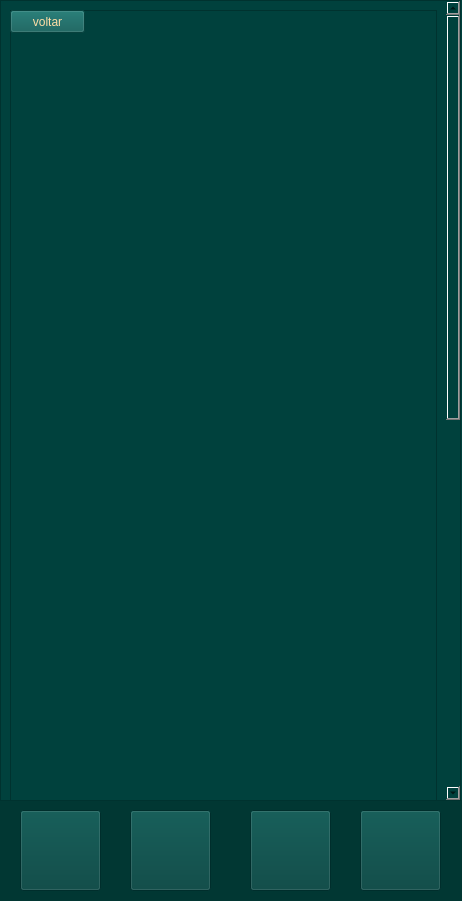
<?xml version="1.0" encoding="UTF-8"?>
<ui version="4.0">
 <class>Form</class>
 <widget class="QWidget" name="Form">
  <property name="geometry">
   <rect>
    <x>0</x>
    <y>0</y>
    <width>462</width>
    <height>901</height>
   </rect>
  </property>
  <property name="minimumSize">
   <size>
    <width>462</width>
    <height>901</height>
   </size>
  </property>
  <property name="maximumSize">
   <size>
    <width>462</width>
    <height>901</height>
   </size>
  </property>
  <property name="windowTitle">
   <string>Form</string>
  </property>
  <property name="styleSheet">
   <string notr="true">background-color: rgb(0, 65, 61);
</string>
  </property>
  <widget class="QLabel" name="label_4">
   <property name="geometry">
    <rect>
     <x>0</x>
     <y>800</y>
     <width>471</width>
     <height>101</height>
    </rect>
   </property>
   <property name="styleSheet">
    <string notr="true">background-color: rgb(1, 55, 51);</string>
   </property>
   <property name="text">
    <string/>
   </property>
  </widget>
  <widget class="QPushButton" name="menu_4">
   <property name="geometry">
    <rect>
     <x>20</x>
     <y>810</y>
     <width>81</width>
     <height>81</height>
    </rect>
   </property>
   <property name="styleSheet">
    <string notr="true">#botaomenu{
border:none;
}</string>
   </property>
   <property name="text">
    <string/>
   </property>
   <property name="icon">
    <iconset>
     <normaloff>fotos/menu.png</normaloff>fotos/menu.png</iconset>
   </property>
   <property name="iconSize">
    <size>
     <width>81</width>
     <height>81</height>
    </size>
   </property>
  </widget>
  <widget class="QPushButton" name="treino">
   <property name="geometry">
    <rect>
     <x>130</x>
     <y>810</y>
     <width>81</width>
     <height>81</height>
    </rect>
   </property>
   <property name="styleSheet">
    <string notr="true">#botaotreino{
border:none;
}</string>
   </property>
   <property name="text">
    <string/>
   </property>
   <property name="icon">
    <iconset>
     <normaloff>fotos/treino.png</normaloff>fotos/treino.png</iconset>
   </property>
   <property name="iconSize">
    <size>
     <width>81</width>
     <height>81</height>
    </size>
   </property>
  </widget>
  <widget class="QPushButton" name="config">
   <property name="geometry">
    <rect>
     <x>250</x>
     <y>810</y>
     <width>81</width>
     <height>81</height>
    </rect>
   </property>
   <property name="styleSheet">
    <string notr="true">#botaoconfig{
border:none;
}</string>
   </property>
   <property name="text">
    <string/>
   </property>
   <property name="icon">
    <iconset>
     <normaloff>fotos/config.png</normaloff>fotos/config.png</iconset>
   </property>
   <property name="iconSize">
    <size>
     <width>81</width>
     <height>81</height>
    </size>
   </property>
  </widget>
  <widget class="QPushButton" name="perfil">
   <property name="geometry">
    <rect>
     <x>360</x>
     <y>810</y>
     <width>81</width>
     <height>81</height>
    </rect>
   </property>
   <property name="styleSheet">
    <string notr="true">#botaoperfil{
border:none;
}</string>
   </property>
   <property name="text">
    <string/>
   </property>
   <property name="icon">
    <iconset>
     <normaloff>fotos/perfil.png</normaloff>fotos/perfil.png</iconset>
   </property>
   <property name="iconSize">
    <size>
     <width>80</width>
     <height>80</height>
    </size>
   </property>
  </widget>
  <widget class="QScrollArea" name="scrollArea">
   <property name="geometry">
    <rect>
     <x>0</x>
     <y>0</y>
     <width>461</width>
     <height>801</height>
    </rect>
   </property>
   <property name="widgetResizable">
    <bool>true</bool>
   </property>
   <widget class="QWidget" name="scrollAreaWidgetContents">
    <property name="geometry">
     <rect>
      <x>0</x>
      <y>0</y>
      <width>442</width>
      <height>1518</height>
     </rect>
    </property>
    <layout class="QVBoxLayout" name="verticalLayout">
     <item>
      <widget class="QFrame" name="frame">
       <property name="minimumSize">
        <size>
         <width>300</width>
         <height>1500</height>
        </size>
       </property>
       <property name="frameShape">
        <enum>QFrame::StyledPanel</enum>
       </property>
       <property name="frameShadow">
        <enum>QFrame::Raised</enum>
       </property>
       <widget class="QLabel" name="label">
        <property name="geometry">
         <rect>
          <x>20</x>
          <y>30</y>
          <width>390</width>
          <height>1500</height>
         </rect>
        </property>
        <property name="text">
         <string/>
        </property>
        <property name="pixmap">
         <pixmap>fotos/exercicios B (triceps) - hiper.png</pixmap>
        </property>
       </widget>
       <widget class="QPushButton" name="voltar_B_1">
        <property name="geometry">
         <rect>
          <x>0</x>
          <y>0</y>
          <width>75</width>
          <height>23</height>
         </rect>
        </property>
        <property name="styleSheet">
         <string notr="true">#voltar_B_1{
background-color:#0A5B56;
color:#FFDDA6;
font: 75 10pt &quot;Georgia&quot;;
}</string>
        </property>
        <property name="text">
         <string>voltar</string>
        </property>
       </widget>
      </widget>
     </item>
    </layout>
   </widget>
  </widget>
 </widget>
 <resources/>
 <connections/>
</ui>
